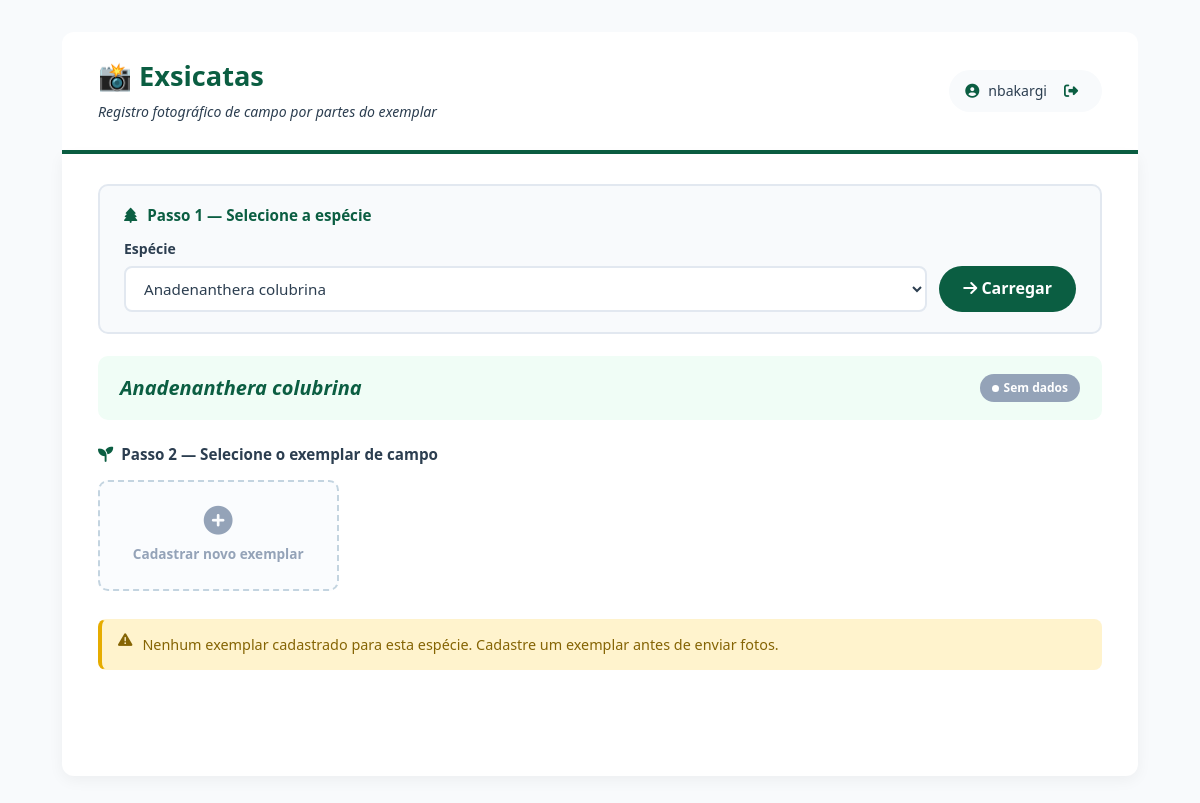
The app's page /src/Views/enviar_imagem.php?especie_id=2 (signed in) with its own data.
### tables this page shows
CREATE TABLE `especies_administrativo` (
  `id` int NOT NULL,
  `nome_cientifico` varchar(255) NOT NULL,
  `status` enum('sem_dados','dados_internet','descrita','registrada','em_revisao','revisada','contestado','publicado') DEFAULT NULL,
  `data_dados_internet` datetime DEFAULT NULL,
  `data_descrita` datetime DEFAULT NULL,
  `data_registrada` datetime DEFAULT NULL,
  `data_revisada` datetime DEFAULT NULL,
  `data_contestado` datetime DEFAULT NULL,
  `data_publicado` datetime DEFAULT NULL,
  `autor_dados_internet_id` int DEFAULT NULL,
  `autor_descrita_id` int DEFAULT NULL,
  `autor_registrada_id` int DEFAULT NULL,
  `autor_revisada_id` int DEFAULT NULL,
  `autor_contestado_id` int DEFAULT NULL,
  `autor_publicado_id` int DEFAULT NULL,
  `motivo_contestado` text,
  `data_primeiro_registro` datetime DEFAULT CURRENT_TIMESTAMP,
  `data_revisao` datetime DEFAULT NULL,
  `observacoes_revisao` text,
  `prioridade` enum('baixa','media','alta','urgente') DEFAULT 'media',
  `atribuido_a` int DEFAULT NULL,
  `data_criacao` timestamp NULL DEFAULT CURRENT_TIMESTAMP,
  `versao_registro` int DEFAULT '1',
  `observacoes` text,
  `data_ultima_atualizacao` datetime DEFAULT CURRENT_TIMESTAMP ON UPDATE CURRENT_TIMESTAMP
);

### src/Views/enviar_imagem.php (the view, shortened to what this page needs)
<?php
require_once __DIR__ . '/../../config/banco_de_dados.php';
$usuario_nome = $_SESSION['usuario_nome'] ?? 'Usuário';
$especie_id  = isset($_GET['especie_id'])  ? (int)$_GET['especie_id']  : 0;
$exemplar_id = isset($_GET['exemplar_id']) ? (int)$_GET['exemplar_id'] : 0;
$especies = $pdo->query("
    SELECT id, nome_cientifico, status
    FROM especies_administrativo
    WHERE status NOT IN ('publicado')
    ORDER BY nome_cientifico
")->fetchAll();
$especie    = null;
$exemplares = [];
$exemplar   = null;
if ($especie_id > 0) {
    $stmt = $pdo->prepare("
        SELECT id, nome_cientifico, status, data_descrita, data_registrada
        FROM especies_administrativo WHERE id = ?
    ");
    $stmt->execute([$especie_id]);
    $especie = $stmt->fetch();
    if ($especie) {
        $stmt = $pdo->prepare("
            SELECT ex.id, ex.codigo, ex.status, ex.numero_etiqueta,
                   ex.cidade, ex.estado, ex.bioma, ex.data_cadastro,
                   ex.foto_identificacao, ex.motivo_rejeicao,
                   u.nome AS especialista_nome
            FROM exemplares ex
            JOIN usuarios u ON u.id = ex.especialista_id
            WHERE ex.especie_id = ?
            ORDER BY
                CASE ex.status
                    WHEN 'aprovado'           THEN 1
                    WHEN 'aguardando_revisao' THEN 2
                    WHEN 'rejeitado'          THEN 3
                END,
                ex.data_cadastro DESC
        ");
        $stmt->execute([$especie_id]);
        $exemplares = $stmt->fetchAll();
    }
}
$status_labels = [
    'sem_dados'      => ['label' => 'Sem dados',      'cor' => '#94a3b8'],
    'dados_internet' => ['label' => 'Dados internet', 'cor' => '#3b82f6'],
    'descrita'       => ['label' => 'Identificada',   'cor' => '#8b5cf6'],
    'registrada'     => ['label' => 'Registrada',     'cor' => '#f59e0b'],
    'em_revisao'     => ['label' => 'Em revisão',     'cor' => '#ef4444'],
    'revisada'       => ['label' => 'Revisada',       'cor' => '#10b981'],
    'publicado'      => ['label' => 'Publicada',      'cor' => 'var(--cor-primaria)'],
];
?>
<!DOCTYPE html>
<html lang="pt-br">
<head>
    <link href="https://cdn.jsdelivr.net/npm/bootstrap@5.3.0/dist/css/bootstrap.min.css" rel="stylesheet">
    <link rel="stylesheet" href="https://cdnjs.cloudflare.com/ajax/libs/font-awesome/6.4.2/css/all.min.css">
    <link rel="stylesheet" href="/penomato_mvp/assets/css/estilo.css">
</head>
<body>
<div class="container">
    <div class="cabecalho">
        <div>
            <h1>📸 Exsicatas</h1>
            <div class="sub">Registro fotográfico de campo por partes do exemplar</div>
        </div>
        <div class="user-pill">
            <i class="fas fa-user-circle"></i>
            <span><?= htmlspecialchars($usuario_nome) ?></span>
            <a href="/penomato_mvp/src/Controllers/auth/logout_controlador.php"
               class="btn-sair" onclick="return confirm('Deseja sair?')">
                <i class="fas fa-sign-out-alt"></i>
            </a>
        </div>
    </div>
    <div class="card-principal">
        <div class="seletor-box">
            <h3><i class="fas fa-tree" style="margin-right:6px"></i> Passo 1 — Selecione a espécie</h3>
            <form class="seletor-row" method="GET" action="">
                <div class="fg">
                    <label>Espécie</label>
                    <select name="especie_id" required>
                        <?php foreach ($especies as $esp): ?>
                            <option value="<?= $esp['id'] ?>"
                                <?= $especie_id == $esp['id'] ? 'selected' : '' ?>>
                                <?= htmlspecialchars($esp['nome_cientifico']) ?>
                            </option>
                        <?php endforeach; ?>
                    </select>
                </div>
                <button type="submit" class="btn-carregar">
                    <i class="fas fa-arrow-right"></i> Carregar
                </button>
            </form>
        </div>
        <?php if ($especie): ?>
            <div class="especie-banner">
                <span class="especie-nome"><?= htmlspecialchars($especie['nome_cientifico']) ?></span>
                <div style="display:flex;gap:8px;flex-wrap:wrap;">
                    <?php $sc = $status_labels[$especie['status']] ?? ['label'=>$especie['status'],'cor'=>'#888']; ?>
                    <span class="badge-status" style="background:<?= $sc['cor'] ?>"><?= $sc['label'] ?></span>
                </div>
            </div>
            <?php if (!$exemplar_id || !$exemplar || $exemplar['status'] !== 'aprovado'): ?>
            <div class="exemplares-titulo">
                <i class="fas fa-seedling" style="color:var(--cor-primaria)"></i>
                Passo 2 — Selecione o exemplar de campo
            </div>
            <div class="exemplares-grid">
                <a href="/penomato_mvp/src/Views/cadastrar_exemplar.php?especie_id=<?= $especie_id ?>"
                   class="btn-novo-exemplar">
                    <i class="fas fa-plus-circle"></i>
                    <span>Cadastrar novo exemplar</span>
                </a>
            </div>
            <?php if (empty($exemplares)): ?>
                <div class="alerta alerta-warning">
                    <i class="fas fa-exclamation-triangle"></i>
                    <span>Nenhum exemplar cadastrado para esta espécie. Cadastre um exemplar antes de enviar fotos.</span>
                </div>
            <?php endif; ?>
            <?php endif;  ?>
        <?php endif; ?>
        <div class="rodape-botoes">
            <a href="/penomato_mvp/src/Views/entrar_colaborador.php" class="btn-voltar">
                <i class="fas fa-arrow-left"></i> Voltar ao Painel
            </a>
        </div>
    </div>
</div>
</body>
</html>

### assets/css/estilo.css (style rules this page uses)
:root { --verde-900: #052e1c; --verde-800: #0b5e42; --verde-700: #0a4c35; --verde-600: #1a7a5a; --verde-400: #34c48a; --verde-100: #e8f5e9; --verde-50: #f0fdf6; --cor-primaria: var(--verde-800); --cor-primaria-hover: var(--verde-700); --cor-primaria-fundo: var(--verde-100); --cinza-900: #1a2634; --cinza-800: #2c3e50; --cinza-600: #475569; --cinza-400: #94a3b8; --cinza-300: #cbd5e1; --cinza-200: #e2e8f0; --cinza-100: #f1f5f9; --cinza-50: #f8fafc; --branco: #ffffff; --sucesso-texto: #155724; --sucesso-fundo: #d4edda; --sucesso-borda: #c3e6cb; --sucesso-cor: #28a745; --perigo-texto: #721c24; --perigo-fundo: #f8d7da; --perigo-borda: #f5c6cb; --perigo-cor: #dc3545; --aviso-texto: #856404; --aviso-fundo: #fff3cd; --aviso-borda: #ffc107; --aviso-cor: #e6ac00; --info-texto: #0c5460; --info-fundo: #d1ecf1; --info-borda: #bee5eb; --info-cor: #17a2b8; --status-sem-dados: #94a3b8; --status-dados-internet:#64748b; --status-descrita: #d97706; --status-registrada: #0891b2; --status-em-revisao: #7c3aed; --status-revisada: #1d4ed8; --status-contestado: #dc2626; --status-publicado: #16a34a; --fonte-principal: 'Segoe UI', Tahoma, Geneva, Verdana, sans-serif; --fonte-mono: 'Courier New', Courier, monospace; --texto-xs: 0.72rem; --texto-sm: 0.85rem; --texto-base: 1rem; --texto-md: 1.05rem; --texto-lg: 1.2rem; --texto-xl: 1.4rem; --texto-2xl: 1.75rem; --texto-3xl: 2.2rem; --peso-normal: 400; --peso-medio: 500; --peso-semi: 600; --peso-bold: 700; --linha-base: 1.6; --linha-apertada:1.3; --linha-larga: 1.8; --esp-1: 4px; --esp-2: 8px; --esp-3: 12px; --esp-4: 16px; --esp-5: 20px; --esp-6: 24px; --esp-8: 32px; --esp-10: 40px; --esp-12: 48px; --esp-16: 64px; --raio-sm: 6px; --raio-md: 10px; --raio-lg: 16px; --raio-xl: 24px; --raio-pill: 999px; --sombra-sm: 0 1px 3px rgba(0,0,0,0.08); --sombra-md: 0 2px 8px rgba(0,0,0,0.10); --sombra-lg: 0 4px 20px rgba(0,0,0,0.13); --sombra-foco:0 0 0 3px rgba(11,94,66,0.18); --transicao: 0.2s ease; }
*, *::before, *::after { box-sizing: border-box; margin: 0; padding: 0; }
html { font-size: 16px; scroll-behavior: smooth; -webkit-text-size-adjust: 100%; }
body { font-family: var(--fonte-principal); font-size: var(--texto-base); line-height: var(--linha-base); color: var(--cinza-800); background: var(--cinza-50); -webkit-font-smoothing: antialiased; }
a { color: var(--cor-primaria); text-decoration: none; }
button, input, select, textarea { font-family: inherit; font-size: inherit; }
h1, h2, h3, h4, h5, h6 { font-weight: var(--peso-bold); line-height: var(--linha-apertada); color: var(--cinza-900); }
h1 { font-size: var(--texto-3xl); }
h3 { font-size: var(--texto-xl); }
.btn-voltar { background: rgba(255,255,255,0.18); color: var(--branco); border: none; padding: var(--esp-2) var(--esp-4); border-radius: var(--raio-pill); font-size: var(--texto-sm); cursor: pointer; text-decoration: none; transition: background var(--transicao); }
.form-campo, input[type="text"], input[type="email"], input[type="password"], input[type="number"], input[type="date"], input[type="url"], select, textarea { width: 100%; padding: var(--esp-3) var(--esp-4); border: 2px solid var(--cinza-200); border-radius: var(--raio-md); font-size: var(--texto-sm); color: var(--cinza-800); background: var(--branco); transition: border-color var(--transicao), box-shadow var(--transicao); line-height: var(--linha-base); }
.alerta { display: flex; align-items: flex-start; gap: var(--esp-3); padding: var(--esp-3) var(--esp-4); border-radius: var(--raio-md); font-size: var(--texto-sm); line-height: var(--linha-base); border: 1px solid transparent; margin-bottom: var(--esp-4); }
.badge-status { display: inline-flex; align-items: center; gap: 5px; padding: 3px var(--esp-3); border-radius: var(--raio-pill); font-size: var(--texto-xs); font-weight: var(--peso-semi); }
.badge-status::before { content: ''; width: 7px; height: 7px; border-radius: 50%; background: currentColor; flex-shrink: 0; }

### records on screen
especies_administrativo: nome_cientifico "Anadenanthera colubrina", status "Sem dados"

### other values on screen
$usuario_nome "nbakargi"
form field especie_id "Anadenanthera colubrina"
